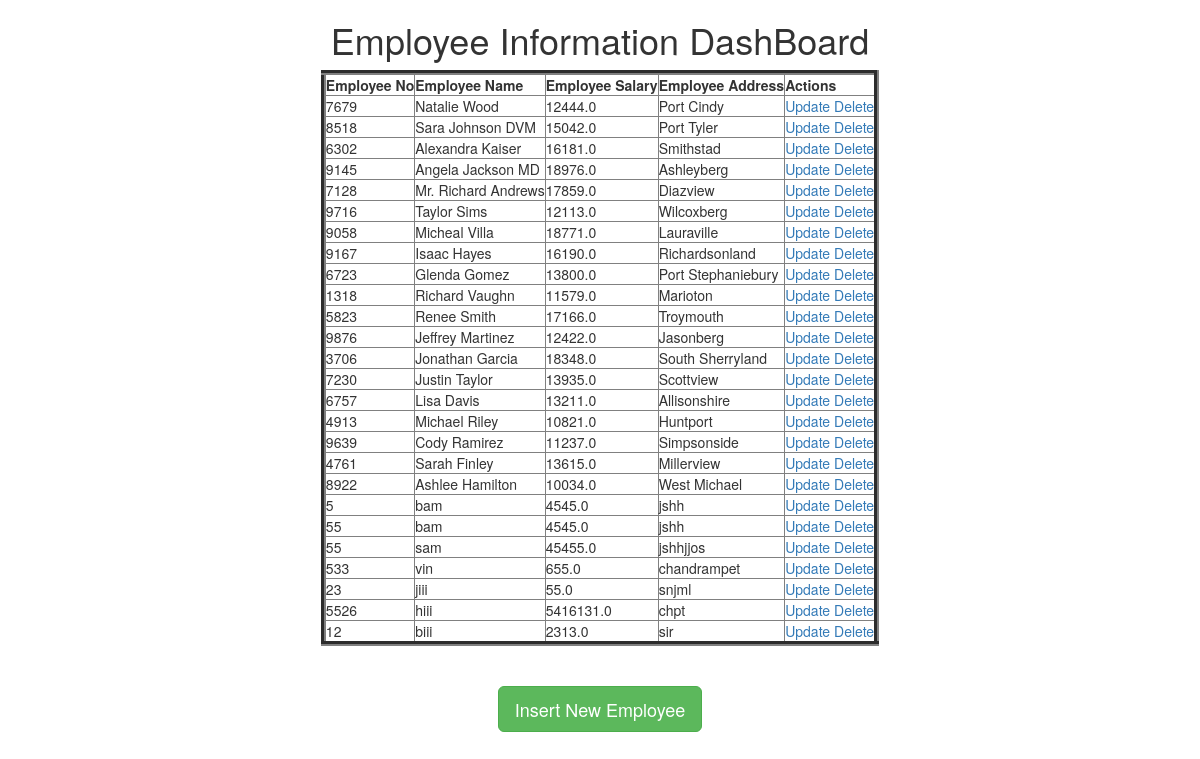
The page / on the database its author committed.
### testapp/models.py (models this page shows)
class Employee(models.Model):
    eno=models.IntegerField()
    ename=models.CharField(max_length=64)
    esal=models.FloatField()
    eaddr=models.CharField(max_length=256)

### testapp/views.py (the view)
# urls.py: url(r'^$', views.retrieve_view),
def retrieve_view(request):
    employees=Employee.objects.all()
    return render(request,'testingapp/index.html',{'employees':employees})

### crudfbvproject/templates/testingapp/index.html
<!DOCTYPE html>
{%extends 'testingapp/base.html'%}
    {%block body_block%}
    <h1>Employee Information DashBoard</h1>
    <table border='5'>
      <thead>
        <th>Employee No</th>
        <th>Employee Name</th>
        <th>Employee Salary</th>
        <th>Employee Address</th>
        <th>Actions</th>
      </thead>
      {% for emp in employees %}
      <tr>
        <td>{{emp.eno}}</td>
        <td>{{emp.ename}}</td>
        <td>{{emp.esal}}</td>
        <td>{{emp.eaddr}}</td>
        <td>
          <a href="/update/{{emp.id}}">Update</a>
          <a href="/delete/{{emp.id}}">Delete</a>
        </td>
      </tr>
      {%endfor%}
    </table><br><br>
    <a href="/create" class='btn btn-success btn-lg'>Insert New Employee</a>
    {%endblock%}

### crudfbvproject/templates/testingapp/base.html (shortened to what this page needs)
<!DOCTYPE html>
<html lang="en" dir="ltr">
  <head>
    <link rel="stylesheet" href="https://maxcdn.bootstrapcdn.com/bootstrap/3.3.7/css/bootstrap.min.css">
  </head>
  <body>
    <div class="container" align='center'>
      {%block body_block%}
      {%endblock%}
    </div>
  </body>
</html>

### rows shown on the page
Employee: eno "7679", ename "Natalie Wood", esal "12444.0", eaddr "Port Cindy"
Employee: eno "8518", ename "Sara Johnson DVM", esal "15042.0", eaddr "Port Tyler"
Employee: eno "6302", ename "Alexandra Kaiser", esal "16181.0", eaddr "Smithstad"
Employee: eno "9145", ename "Angela Jackson MD", esal "18976.0", eaddr "Ashleyberg"
Employee: eno "7128", ename "Mr. Richard Andrews", esal "17859.0", eaddr "Diazview"
Employee: eno "9716", ename "Taylor Sims", esal "12113.0", eaddr "Wilcoxberg"
Employee: eno "9058", ename "Micheal Villa", esal "18771.0", eaddr "Lauraville"
Employee: eno "9167", ename "Isaac Hayes", esal "16190.0", eaddr "Richardsonland"
Employee: eno "6723", ename "Glenda Gomez", esal "13800.0", eaddr "Port Stephaniebury"
Employee: eno "1318", ename "Richard Vaughn", esal "11579.0", eaddr "Marioton"
Employee: eno "5823", ename "Renee Smith", esal "17166.0", eaddr "Troymouth"
Employee: eno "9876", ename "Jeffrey Martinez", esal "12422.0", eaddr "Jasonberg"
Employee: eno "3706", ename "Jonathan Garcia", esal "18348.0", eaddr "South Sherryland"
Employee: eno "7230", ename "Justin Taylor", esal "13935.0", eaddr "Scottview"
Employee: eno "6757", ename "Lisa Davis", esal "13211.0", eaddr "Allisonshire"
Employee: eno "4913", ename "Michael Riley", esal "10821.0", eaddr "Huntport"
Employee: eno "9639", ename "Cody Ramirez", esal "11237.0", eaddr "Simpsonside"
Employee: eno "4761", ename "Sarah Finley", esal "13615.0", eaddr "Millerview"
Employee: eno "8922", ename "Ashlee Hamilton", esal "10034.0", eaddr "West Michael"
Employee: eno "5", ename "bam", esal "4545.0", eaddr "jshh"
Employee: eno "55", ename "bam", esal "4545.0", eaddr "jshh"
Employee: eno "55", ename "sam", esal "45455.0", eaddr "jshhjjos"
Employee: eno "533", ename "vin", esal "655.0", eaddr "chandrampet"
Employee: eno "23", ename "jiii", esal "55.0", eaddr "snjml"
Employee: eno "5526", ename "hiii", esal "5416131.0", eaddr "chpt"
Employee: eno "12", ename "biii", esal "2313.0", eaddr "sir"
